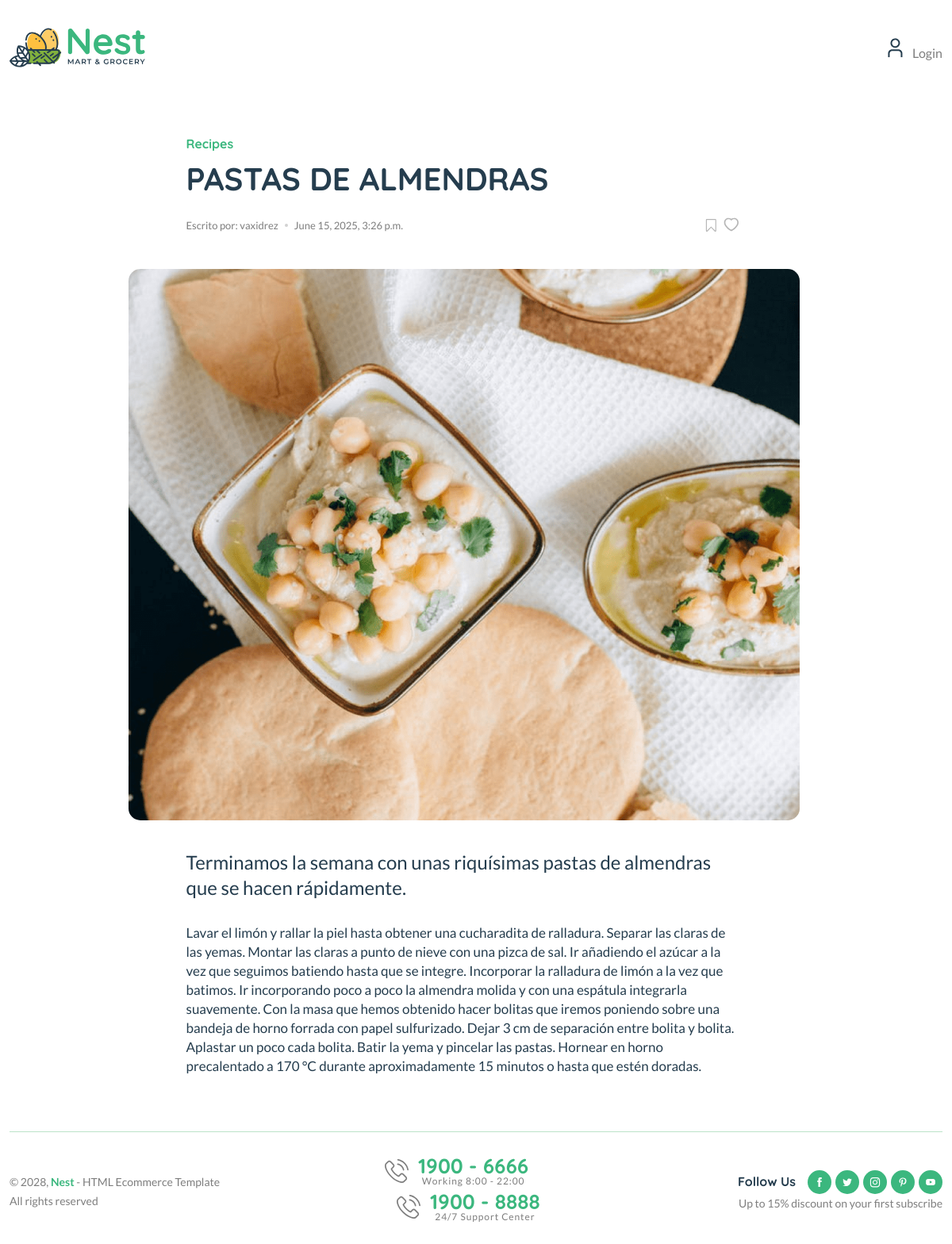
Screenshot of /blog/pastas-de-almendras with the database file from the repository.
### blogs/models.py (models this page shows, shortened)
class Blog(models.Model):
    title = models.CharField(max_length=100)
    slug = models.SlugField(max_length=150, unique=True, blank=True)
    category = models.ForeignKey(Category, on_delete=models.CASCADE)
    author = models.ForeignKey(User, on_delete=models.CASCADE)
    featured_image = models.ImageField(upload_to='uploads/%Y/%m/%d')
    short_description = models.TextField(max_length=500)
    blog_body = models.TextField(max_length=2000)
    status = models.TextField(
        max_length=20, choices=STATUS_CHOICES, default='Draft')
    is_featured = models.BooleanField(default=False)
    created_at = models.DateTimeField(auto_now_add=True)
    updated_at = models.DateTimeField(auto_now=True)

### blogs/views.py (the view)
# urls.py: path('blog/<slug:slug>', BlogViews.blogs, name='blogs'),
def blogs(request, slug):
    single_blog = get_object_or_404(Blog, slug=slug)
    context = {
        'single_blog': single_blog
    }
    return render(request, 'blogs.html', context)

### blogs/context_processors.py (called while the page is built)
def get_categories(request):
    categorias = Category.objects.all()
    return dict(categorias=categorias)

### templates/blogs.html
{% extends 'base.html' %}
{% load static %}
{% block content %}
  <main class="main">
    <div class="page-content mb-50">
      <div class="container">
        <div class="row">
          <div class="col-lg-9 m-auto">
            <div class="single-page pt-50 pr-30">
              <div class="single-header style-2">
                <div class="row">
                  <div class="col-xl-10 col-lg-12 m-auto">
                    <h6 class="mb-10"><a href="#">Recipes</a></h6>
                    <h2 class="mb-10">{{ single_blog.title }}</h2>
                    <div class="single-header-meta">
                      <div class="entry-meta meta-1 font-xs mt-15 mb-15">
                        <span class="post-by">Escrito por: {{ single_blog.author }}</span>
                        <span class="post-on has-dot">{{ single_blog.created_at }}</span>
                      </div>
                      <div class="social-icons single-share">
                        <ul class="text-grey-5 d-inline-block">
                          <li class="mr-5">
                            <a href="#"><img src="{% static 'assets/imgs/theme/icons/icon-bookmark.svg' %}" alt="" /></a>
                          </li>
                          <li>
                            <a href="#"><img src="{% static 'assets/imgs/theme/icons/icon-heart-2.svg' %}" alt="" /></a>
                          </li>
                        </ul>
                      </div>
                    </div>
                  </div>
                </div>
              </div>
              <figure class="single-thumbnail">
                <img src="{{ single_blog.featured_image.url }}" alt="" />
              </figure>
              <div class="single-content">
                <div class="row">
                  <div class="col-xl-10 col-lg-12 m-auto">
                    <p class="single-excerpt">{{ single_blog.short_description }}</p>
                    <p>{{ single_blog.blog_body }}</p>
                  </div>
                </div>
              </div>
            </div>
          </div>
        </div>
      </div>
    </div>
  </main>
{% endblock %}

### rows the page displays
Blog: title "PASTAS DE ALMENDRAS", author "vaxidrez", created_at "June 15, 2025, 3:26 p.m.", featured_image (picture), short_description "Terminamos la semana con unas riquísimas pastas de almendras que se hacen rápidamente.", blog_body "Lavar el limón y rallar la piel hasta obtener una cucharadita de ralladura. Separar las claras de las yemas. Montar las claras a punto de nieve con una pizca de sal. Ir añadiendo el azúcar a la vez que seguimos batiendo hasta que se integre. Incorporar la ralladura de limón a la vez que batimos. Ir incorporando poco a poco la almendra molida y con una espátula integrarla suavemente. Con la masa que hemos obtenido hacer bolitas que iremos poniendo sobre una bandeja de horno forrada con papel sulfurizado. Dejar 3 cm de separación entre bolita y bolita. Aplastar un poco cada bolita. Batir la yema y pincelar las pastas. Hornear en horno precalentado a 170 °C durante aproximadamente 15 minutos o…"
